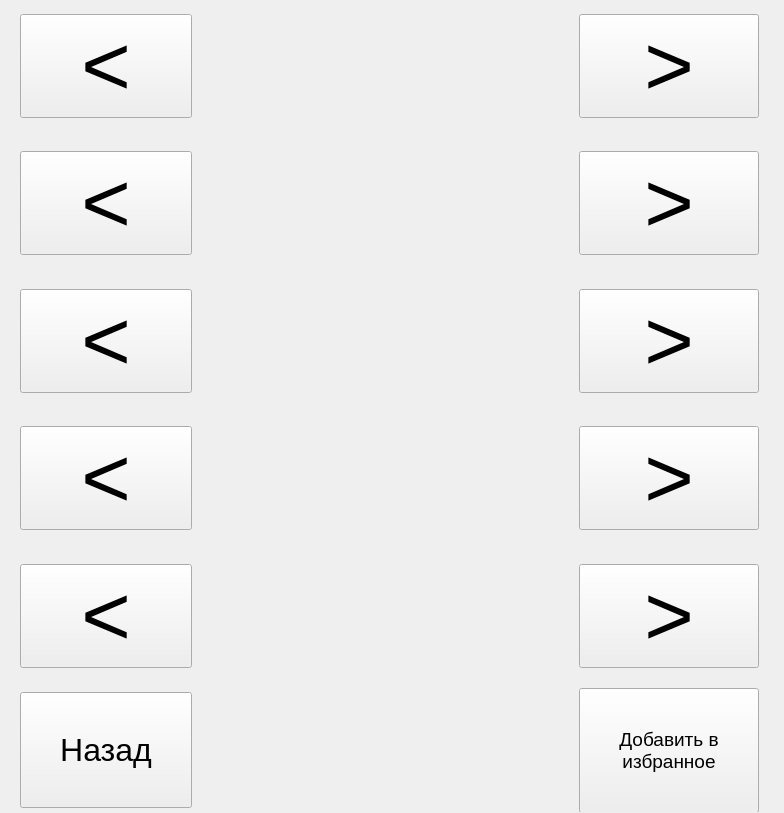
<?xml version="1.0" encoding="UTF-8"?>
<ui version="4.0">
 <class>AltWidget</class>
 <widget class="QWidget" name="AltWidget">
  <property name="geometry">
   <rect>
    <x>0</x>
    <y>0</y>
    <width>784</width>
    <height>813</height>
   </rect>
  </property>
  <property name="windowTitle">
   <string>alt</string>
  </property>
  <widget class="QWidget" name="layoutWidget">
   <property name="geometry">
    <rect>
     <x>20</x>
     <y>0</y>
     <width>739</width>
     <height>812</height>
    </rect>
   </property>
   <property name="font">
    <font>
     <pointsize>14</pointsize>
    </font>
   </property>
   <layout class="QGridLayout" name="gridLayout">
    <property name="horizontalSpacing">
     <number>100</number>
    </property>
    <item row="1" column="2">
     <widget class="QPushButton" name="alt_top_next">
      <property name="font">
       <font>
        <pointsize>64</pointsize>
       </font>
      </property>
      <property name="text">
       <string>&gt;</string>
      </property>
     </widget>
    </item>
    <item row="0" column="1">
     <widget class="QPushButton" name="alt_pendant">
      <property name="font">
       <font>
        <pointsize>64</pointsize>
       </font>
      </property>
      <property name="styleSheet">
       <string notr="true">padding: 25;
outline: none;
border: none;</string>
      </property>
      <property name="text">
       <string/>
      </property>
      <property name="iconSize">
       <size>
        <width>200</width>
        <height>150</height>
       </size>
      </property>
     </widget>
    </item>
    <item row="5" column="2">
     <widget class="QPushButton" name="alt_shoes_next">
      <property name="font">
       <font>
        <pointsize>64</pointsize>
       </font>
      </property>
      <property name="text">
       <string>&gt;</string>
      </property>
     </widget>
    </item>
    <item row="0" column="0">
     <widget class="QPushButton" name="alt_pendant_prev">
      <property name="font">
       <font>
        <pointsize>64</pointsize>
       </font>
      </property>
      <property name="text">
       <string>&lt;</string>
      </property>
     </widget>
    </item>
    <item row="1" column="0">
     <widget class="QPushButton" name="alt_top_prev">
      <property name="font">
       <font>
        <pointsize>64</pointsize>
       </font>
      </property>
      <property name="text">
       <string>&lt;</string>
      </property>
     </widget>
    </item>
    <item row="5" column="0">
     <widget class="QPushButton" name="alt_shoes_prev">
      <property name="font">
       <font>
        <pointsize>64</pointsize>
       </font>
      </property>
      <property name="text">
       <string>&lt;</string>
      </property>
     </widget>
    </item>
    <item row="3" column="0">
     <widget class="QPushButton" name="alt_socks_prev">
      <property name="font">
       <font>
        <pointsize>64</pointsize>
       </font>
      </property>
      <property name="text">
       <string>&lt;</string>
      </property>
     </widget>
    </item>
    <item row="5" column="1">
     <widget class="QPushButton" name="alt_shoes">
      <property name="sizePolicy">
       <sizepolicy hsizetype="Minimum" vsizetype="Fixed">
        <horstretch>0</horstretch>
        <verstretch>100</verstretch>
       </sizepolicy>
      </property>
      <property name="font">
       <font>
        <pointsize>64</pointsize>
       </font>
      </property>
      <property name="styleSheet">
       <string notr="true">padding: 25;
outline: none;
border: none;</string>
      </property>
      <property name="text">
       <string/>
      </property>
      <property name="iconSize">
       <size>
        <width>200</width>
        <height>200</height>
       </size>
      </property>
     </widget>
    </item>
    <item row="2" column="0">
     <widget class="QPushButton" name="alt_bot_prev">
      <property name="font">
       <font>
        <pointsize>64</pointsize>
       </font>
      </property>
      <property name="text">
       <string>&lt;</string>
      </property>
     </widget>
    </item>
    <item row="0" column="2">
     <widget class="QPushButton" name="alt_pendant_next">
      <property name="font">
       <font>
        <pointsize>64</pointsize>
       </font>
      </property>
      <property name="text">
       <string>&gt;</string>
      </property>
     </widget>
    </item>
    <item row="3" column="1">
     <widget class="QPushButton" name="alt_socks">
      <property name="font">
       <font>
        <pointsize>64</pointsize>
       </font>
      </property>
      <property name="styleSheet">
       <string notr="true">padding: 25;
outline: none;
border: none;</string>
      </property>
      <property name="text">
       <string/>
      </property>
      <property name="iconSize">
       <size>
        <width>300</width>
        <height>250</height>
       </size>
      </property>
     </widget>
    </item>
    <item row="2" column="2">
     <widget class="QPushButton" name="alt_bot_next">
      <property name="font">
       <font>
        <pointsize>64</pointsize>
       </font>
      </property>
      <property name="text">
       <string>&gt;</string>
      </property>
     </widget>
    </item>
    <item row="3" column="2">
     <widget class="QPushButton" name="alt_socks_next">
      <property name="font">
       <font>
        <pointsize>64</pointsize>
       </font>
      </property>
      <property name="text">
       <string>&gt;</string>
      </property>
     </widget>
    </item>
    <item row="1" column="1">
     <widget class="QPushButton" name="alt_top">
      <property name="font">
       <font>
        <pointsize>64</pointsize>
       </font>
      </property>
      <property name="styleSheet">
       <string notr="true">padding: 25;
outline: none;
border: none;</string>
      </property>
      <property name="text">
       <string/>
      </property>
      <property name="iconSize">
       <size>
        <width>300</width>
        <height>250</height>
       </size>
      </property>
     </widget>
    </item>
    <item row="2" column="1">
     <widget class="QPushButton" name="alt_bot">
      <property name="maximumSize">
       <size>
        <width>16777215</width>
        <height>16777215</height>
       </size>
      </property>
      <property name="font">
       <font>
        <pointsize>64</pointsize>
       </font>
      </property>
      <property name="styleSheet">
       <string notr="true">padding: 25;
outline: none;
border: none;</string>
      </property>
      <property name="text">
       <string/>
      </property>
      <property name="iconSize">
       <size>
        <width>300</width>
        <height>250</height>
       </size>
      </property>
     </widget>
    </item>
    <item row="6" column="2">
     <widget class="QPushButton" name="alt_favourites">
      <property name="font">
       <font>
        <pointsize>14</pointsize>
       </font>
      </property>
      <property name="styleSheet">
       <string notr="true">padding: none;</string>
      </property>
      <property name="text">
       <string>Добавить в 
избранное</string>
      </property>
     </widget>
    </item>
    <item row="6" column="0">
     <widget class="QPushButton" name="alt_back">
      <property name="font">
       <font>
        <pointsize>24</pointsize>
       </font>
      </property>
      <property name="styleSheet">
       <string notr="true">padding: none;
</string>
      </property>
      <property name="text">
       <string>Назад</string>
      </property>
     </widget>
    </item>
   </layout>
  </widget>
 </widget>
 <resources/>
 <connections/>
</ui>
